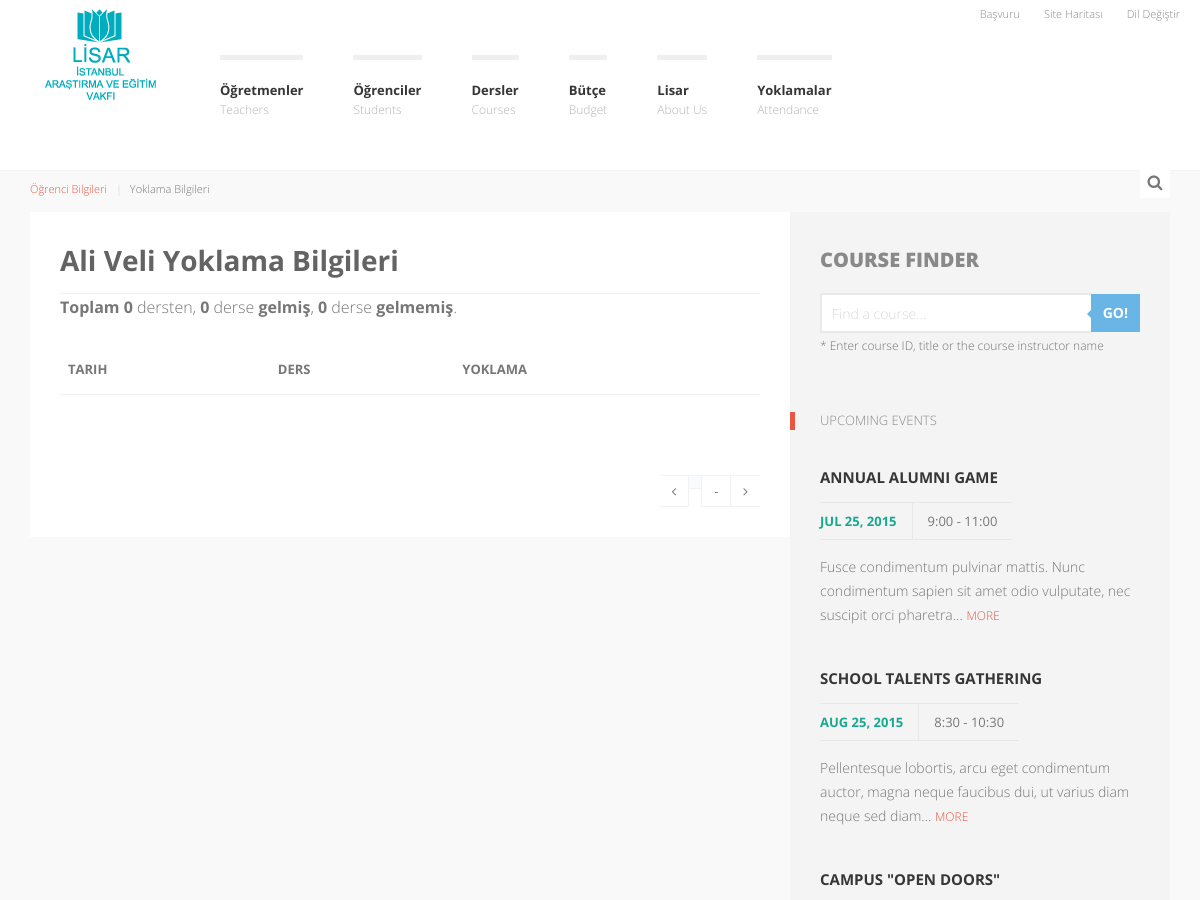
Page /studentAttendance/1/ (upper part) on the earlier database version.
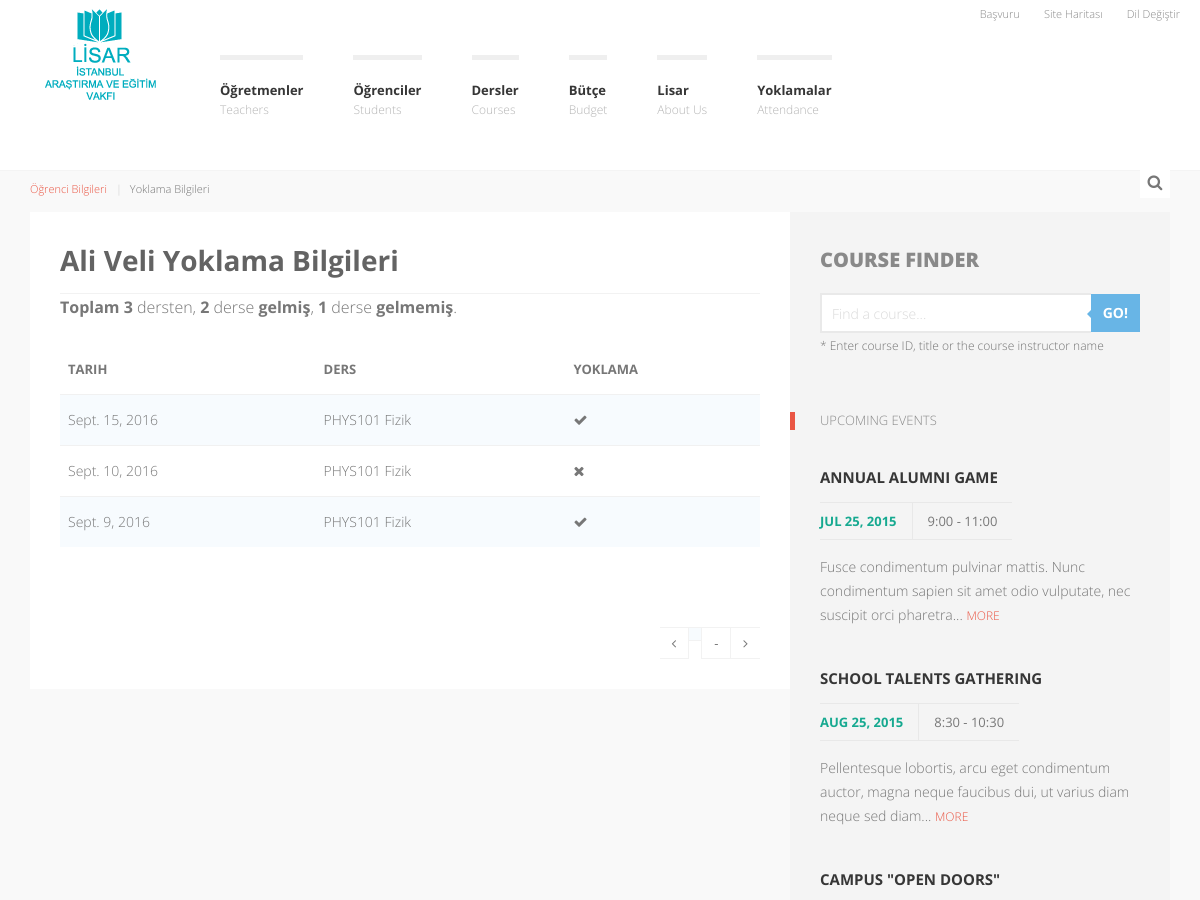
Same page on the later database version.
### baseApp/models.py (models this page shows, shortened)
class Attendance(models.Model):
    student = models.ForeignKey(Student, blank=True, null=True, related_name="attendance")
    course = models.ForeignKey(Course, blank=True, null=True, related_name="attendance")
    date = models.DateField(max_length=8, default=timezone.now)
    isHere = models.BooleanField(default=False)

class Course(models.Model):
    name = models.CharField(max_length=300, blank=True, null=True)
    code = models.CharField(max_length=300, blank=True, null=True)
    teacher = models.ForeignKey(Teacher, blank=True, null=True)
    classroom = models.CharField(max_length=30, choices = (('A130', 'A130'), ('B240',\
        'B240'), ('C350', 'C350')), blank=True, null=True)
    lisarLevel = models.CharField(max_length=10, choices=(('1.', '1.'), ('2.', '2.')),\
        blank=True, null=True)
    start = models.TimeField(default=timezone.now)
    end = models.TimeField(default=timezone.now)
    students = models.ManyToManyField(Student, related_name='courses', blank=True)
    def __str__(self):
        return self.code + " " + self.name

### baseApp/views.py (the view)
# urls.py: url(r'^studentAttendance/(?P<pk>[0-9]+)/$', views.studentAttendance, name='studentAttendance'),
def studentAttendance(request, pk):
    student = get_object_or_404(Student, pk=pk)
    attendances =  Attendance.objects.filter(student=student)
    heres = Attendance.objects.filter(student=student, isHere=True)
    absences = Attendance.objects.filter(student=student, isHere=False)
    context = {'student': student, 'attendances': attendances,\
               'heresC': len(heres), 'absencesC': len(absences), 'attendancesC': len(attendances)}
    return render(request,'studentAttendance.html', context)

### baseApp/templates/studentAttendance.html (shortened to what the changed rows need)
{% extends "base.html" %}
{% load staticfiles %}
{% block body %}
<div id="k-body">
    <div class="container">
        <div class="row no-gutter">
            <div class="col-lg-8 col-md-8">
                <div class="col-padded">
                    <div class="row gutter">
                        <div class="col-lg-12 col-md-12">
                            <h1 class="page-title">{{ student.firstName }} {{ student.lastName }} Yoklama Bilgileri</h1>
                        </div>
                    </div>
                    <div class="row gutter">
                        <div class="col-lg-12 col-md-12">
                            <p> <b>Toplam {{ attendancesC }}</b> dersten,
                                <b>{{ heresC }}</b> derse <b>gelmiş</b>,
                                <b>{{ absencesC }}</b> derse <b>gelmemiş</b>.
                            </p>
                            <table class="table table-striped table-courses">
                                <thead>
                                    <tr>
                                        <th>Tarih</th>
                                        <th>Ders</th>
                                        <th>Yoklama</th>
                                    </tr>
                                </thead>
                                <tbody>
                                {% for attendance in attendances %}
                                    <tr>
                                        <td>{{ attendance.date }}</td>
                                        <td>{{ attendance.course }}</td>
                                        {% if attendance.isHere %}
                                            <td><i class="fa fa-check" aria-hidden="true"></i></td>
                                        {% else %}
                                            <td><i class="fa fa-times" aria-hidden="true"></i></td>
                                        {% endif %}
                                    </tr>
                                {% endfor %}
                                </tbody>
                            </table>
                        </div>
                    </div>
                </div>
            </div>
            <div id="k-sidebar" class="col-lg-4 col-md-4">
                <div class="col-padded col-shaded">
                    <ul class="list-unstyled clear-margins">
                        <li class="widget-container widget_course_search">
                            <h1 class="title-titan">Course Finder</h1>
                        </li>
                        <li class="widget-container widget_up_events">
                            <h1 class="title-widget">Upcoming Events</h1>
                            <ul class="list-unstyled">
                                <li class="up-event-wrap">
                                    <h1 class="title-median"><a href="#" title="Annual alumni game">Annual alumni game</a></h1>
                                </li>
                                <li class="up-event-wrap">
                                    <h1 class="title-median"><a href="#" title="School talents gathering">School talents gathering</a></h1>
                                </li>
                                <li class="up-event-wrap">
                                    <h1 class="title-median"><a href="#" title="School talents gathering">Campus "Open Doors"</a></h1>
                                </li>
                            </ul>
                        </li>
                    </ul>
                </div>
            </div>
        </div>
    </div>
</div>
{% endblock %}

Differences in the rows shown:
added Attendance: date "Sept. 15, 2016", course "PHYS101 Fizik", isHere True (drawn)
added Attendance: date "Sept. 10, 2016", course "PHYS101 Fizik", isHere False (drawn)
added Attendance: date "Sept. 9, 2016", course "PHYS101 Fizik", isHere True (drawn)
Other differences:
{{ attendancesC }}: "0" → "3"
{{ heresC }}: "0" → "2"
{{ absencesC }}: "0" → "1"
